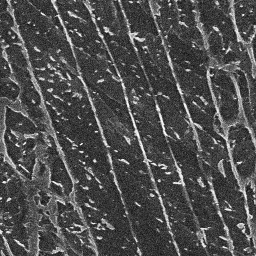
#> input picture MetalDam/data/patches/test/images/micrograph11__y00000_x00768.png, 256 x 256 px
$ python -i intensity_norm.py   (imports and definitions only)
#> lines starting #> are read from the running program, lines starting #| are printed output that depends on the picture
#> further down, picture is the input picture: shape (256, 256, 3); min 7, max 255, mean 78.2
"""
Node 07 — Per-image and dataset-wide intensity normalisation.

SEM micrographs are effectively grayscale.  All methods operate on a
single-channel 2-D array and return float32 in [0, 1].

Three methods are supported:
  zscore  — per-image zero-mean / unit-std, clipped to [-3, 3], scaled to [0, 1].
  clahe   — contrast-limited adaptive histogram equalisation, then [0, 1] float.
  minmax  — simple min-max stretch to [0, 1].

For dataset-wide z-score (training), use compute_dataset_stats() to obtain
a global (mean, std) and pass them directly instead of per-image statistics.
"""

from __future__ import annotations

import logging
from pathlib import Path
from typing import Iterable, Tuple

import cv2
import numpy as np

logger = logging.getLogger(__name__)

_METHODS = ("zscore", "clahe", "minmax")
_ZSCORE_CLIP = 3.0          # sigma clip range
_CLAHE_CLIP  = 2.0          # clip limit for CLAHE
_CLAHE_GRID  = (8, 8)       # tile grid size for CLAHE


def normalize_intensity(
    img: np.ndarray,
    method: str = "zscore",
    *,
    global_mean: float | None = None,
    global_std: float | None = None,
) -> np.ndarray:
    """Normalise a single-channel SEM image to float32 in [0, 1].

    Parameters
    ----------
    img:
        H×W uint8 or float array (grayscale).  If 3-channel BGR is passed,
        it is converted to grayscale automatically.
    method:
        One of ``'zscore'``, ``'clahe'``, or ``'minmax'``.
    global_mean:
        When provided together with *global_std*, used instead of the
        per-image mean for z-score normalisation.  Ignored by other methods.
    global_std:
        Paired with *global_mean*.  Must be > 0.

    Returns
    -------
    np.ndarray
        H×W float32 array with values in [0, 1].

    Raises
    ------
    ValueError
        If *method* is not one of the supported options, or if the image
        cannot be converted to grayscale.

    Examples
    --------
    >>> from src.preprocess.intensity_norm import normalize_intensity
    >>> import cv2
    >>> img = cv2.imread("data/patches/train/images/sample_01__y00000_x00000.png",
    ...                  cv2.IMREAD_GRAYSCALE)
    >>> out = normalize_intensity(img, method="zscore")
    >>> print(out.dtype, out.min(), out.max())
    float32 0.0 1.0
    """
    if method not in _METHODS:
        raise ValueError(
            f"Unknown method '{method}'. Choose from {_METHODS}."
        )

    gray = _to_gray_float32(img)

    if method == "zscore":
        return _zscore(gray, global_mean, global_std)
    if method == "clahe":
        return _clahe(img)
    if method == "minmax":
        return _minmax(gray)


# [73 lines left out: function compute_dataset_stats, not called in this run]


# ── normalisation kernels ────────────────────────────────────────────────────

def _zscore(
    gray: np.ndarray,
    global_mean: float | None,
    global_std: float | None,
) -> np.ndarray:
    """Z-score normalise, clip ±3σ, rescale to [0, 1]."""
    use_global = global_mean is not None and global_std is not None
    mean = float(global_mean) if use_global else float(gray.mean())
#> mean = 78.22
    std  = float(global_std)  if use_global else float(gray.std())
#> std = 41.62

    if std < 1e-6:
        logger.warning(
            "[intensity_norm] Near-zero std (%.2e); returning zeros.", std
        )
        return np.zeros_like(gray, dtype=np.float32)

    norm = (gray - mean) / std
    norm = np.clip(norm, -_ZSCORE_CLIP, _ZSCORE_CLIP)
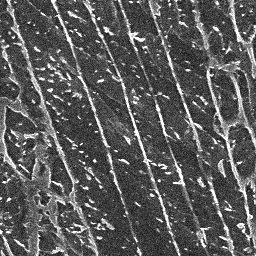
#> norm: shape (256, 256) float32; min -1.71, max 3, mean -0.0103; drawn with min black and max white
    # Rescale [-3, 3] → [0, 1].
    return ((norm + _ZSCORE_CLIP) / (2.0 * _ZSCORE_CLIP)).astype(np.float32)
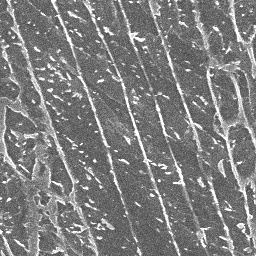
#> returned value: shape (256, 256) float32; min 0.215, max 1, mean 0.498


# [26 lines left out: functions _clahe, _minmax, not called in this run]


# ── private utilities ────────────────────────────────────────────────────────

def _to_gray_float32(img: np.ndarray) -> np.ndarray:
    """Convert any supported input to float32 grayscale."""
    if img.ndim == 3:
        if img.shape[2] == 3:
            img = cv2.cvtColor(img, cv2.COLOR_BGR2GRAY)
        elif img.shape[2] == 1:
            img = img[:, :, 0]
        else:
            raise ValueError(
                f"Expected 1- or 3-channel image, got {img.shape[2]} channels."
            )
    if img.ndim != 2:
        raise ValueError(f"Cannot convert image with shape {img.shape} to grayscale.")
    return img.astype(np.float32)


# [4 lines left out: function _chunked, not called in this run]


# ── CLI entry point ──────────────────────────────────────────────────────────

# [51 lines not run here, left out]

>>> import cv2
>>> picture = cv2.imread('../../data/patches/test/images/micrograph11__y00000_x00768.png')
>>> result = normalize_intensity(picture)

$ run again, on MetalDam/data/patches/test/images_norm/micrograph18__y00000_x00000.png
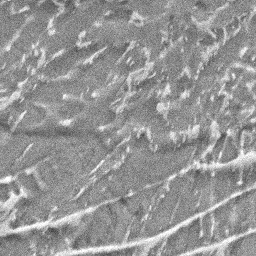
#> input picture MetalDam/data/patches/test/images_norm/micrograph18__y00000_x00000.png, 256 x 256 px
#> picture is the input picture: shape (256, 256, 3); min 63, max 255, mean 149.2
#> mean = 149.2
#> std = 28.49
#> in _zscore, `norm = (gray - mean) / std`:
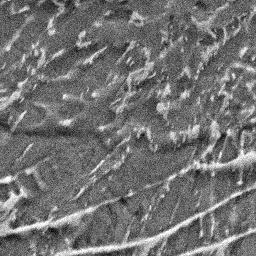
#> norm: shape (256, 256) float32; min -3.03, max 3.71, mean -1.86e-09; drawn with min black and max white
#> in _zscore, `norm = np.clip(norm, -_ZSCORE_CLIP, _ZSCORE_CLIP)`:
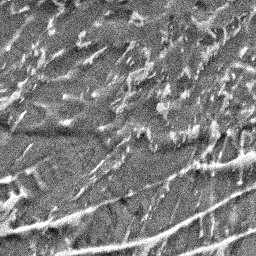
#> norm: shape (256, 256) float32; min -3, max 3, mean -0.00361; drawn with min black and max white

$ run again, on MetalDam/data/patches/test/images_norm/micrograph18__y00256_x00384.png
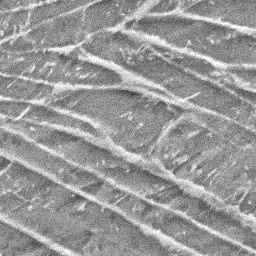
#> input picture MetalDam/data/patches/test/images_norm/micrograph18__y00256_x00384.png, 256 x 256 px
#> picture is the input picture: shape (256, 256, 3); min 56, max 255, mean 152.1
#> mean = 152.1
#> std = 31.5
#> in _zscore, `norm = (gray - mean) / std`:
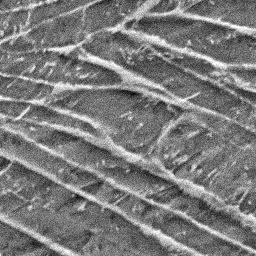
#> norm: shape (256, 256) float32; min -3.05, max 3.27, mean -9.31e-10; drawn with min black and max white
